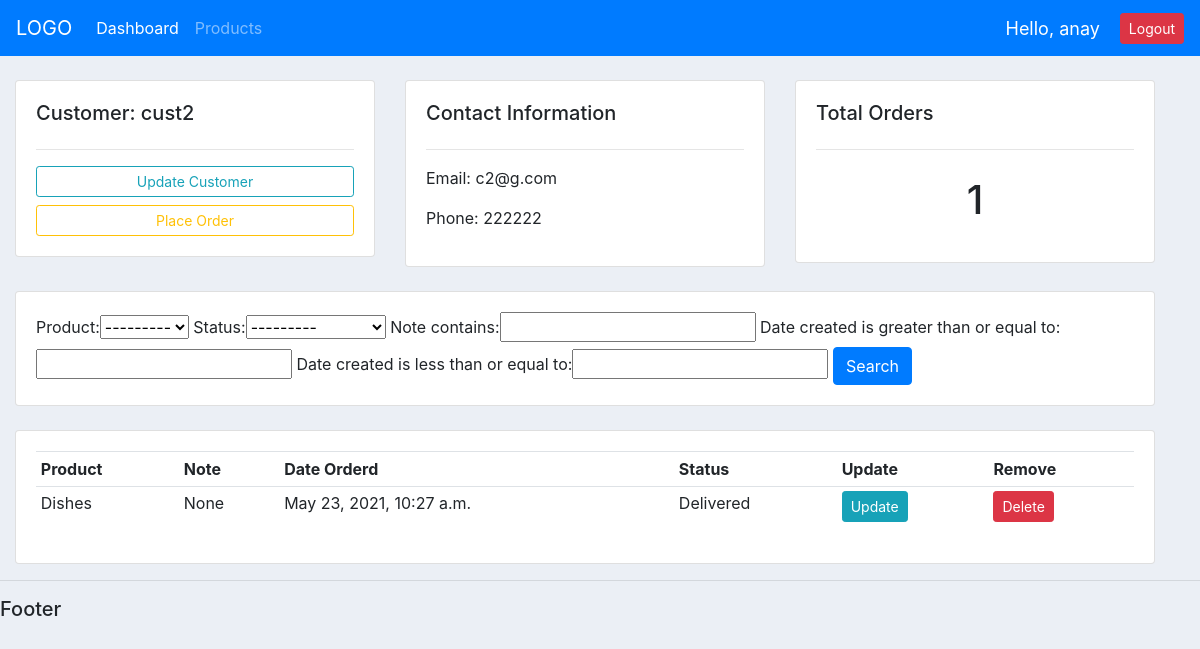
/customer/2 (signed in), run on the app's committed database.
### accounts/models.py (models this page shows, shortened)
class Customer(models.Model):
    user = models.OneToOneField(User, null=True, on_delete=models.CASCADE)
    name = models.CharField(max_length=200, null=True)
    phone= models.CharField(max_length=200, null=True)
    email= models.CharField(max_length=200, null=True)
    date_created = models.DateTimeField(auto_now_add=True, null=True)

class Order(models.Model):
    STATUS = (
			('Pending', 'Pending'),
			('Out for delivery', 'Out for delivery'),
			('Delivered', 'Delivered'),
			)
    customer = models.ForeignKey(Customer, null=True, on_delete=models.SET_NULL)
    product = models.ForeignKey(Product, null=True, on_delete=models.SET_NULL)
    date_created = models.DateTimeField(auto_now_add=True, null=True)
    status = models.CharField(max_length=200 , null=True, choices=STATUS)
    note = models.CharField(max_length=200 , null=True)

class Product(models.Model):
    CATEGORY = (
			('Indoor', 'Indoor'),
			('Out Door', 'Out Door'),
			)
    name = models.CharField(max_length=200, null=True)
    price= models.FloatField(null=True)
    category = models.CharField(max_length=200, null=True, choices=CATEGORY)
    description = models.CharField(max_length=500, null=True, blank=True)
    date_created = models.DateTimeField(auto_now_add=True, null=True)
    tags = models.ManyToManyField(Tag)
    def __str__(self):
        return self.name

### accounts/decorators.py (the view)
        def wrapper_func(request, *args, **kwargs):
            group = None
            if request.user.groups.exists():
                group = request.user.groups.all()[0].name
            if group in allowed_roles:
                return view_fumc(request, *args, **kwargs)
            else:
                return HttpResponse("Not Authorized!")

### accounts/views.py (called while the page is built)
@login_required(login_url='login')
@allowed_users(allowed_roles=['admin'])
def customer(request, pk_test):
    customer = Customer.objects.get(id=pk_test)
    orders = customer.order_set.all()
    order_count = customer.order_set.all().count()
    myFilter = OrderFilter(request.GET, queryset=orders)
    orders = myFilter.qs
    context = {'customer': customer, 'orders': orders, 'order_count':order_count, 'myFilter': myFilter}
    return render(request, 'accounts/customer.html', context)

### accounts/templates/accounts/customer.html
{% extends 'accounts/main.html'%} {% block content %}
<br />
<div class="row container-fluid">
  <div class="col-md">
    <div class="card card-body">
      <h5>Customer: {{customer.name}}</h5>
      <hr />
      <a class="btn btn-outline-info btn-sm btn-block" href=""
        >Update Customer</a
      >
      <a
        class="btn btn-outline-warning btn-sm btn-block"
        href="{%url 'create_order' customer.id %}"
        >Place Order
      </a>
    </div>
  </div>
  <div class="col-md">
    <div class="card card-body">
      <h5>Contact Information</h5>
      <hr />
      <p>Email: {{customer.email}}</p>
      <p>Phone: {{customer.phone}}</p>
    </div>
  </div>
  <div class="col-md">
    <div class="card card-body">
      <h5>Total Orders</h5>
      <hr />
      <h1 style="text-align: center; padding: 10px">{{order_count}}</h1>
    </div>
  </div>
</div>
<br />
<div class="row container-fluid">
  <div class="col">
    <div class="card card-body">
      <form method="get">
        {{myFilter.form}}
        <button class="btn btn-primary" type="submit">Search</button>
      </form>
    </div>
  </div>
</div>
<br />
<div class="row container-fluid">
  <div class="col-md">
    <div class="card card-body">
      <table class="table table-sm">
        <tr>
          <th>Product</th>
          <th>Note</th>
          <th>Date Orderd</th>
          <th>Status</th>
          <th>Update</th>
          <th>Remove</th>
        </tr>
        {% for order in orders %}
        <tr>
          <td>{{order.product}}</td>
          <td>{{order.note}}</td>
          <td>{{order.date_created}}</td>
          <td>{{order.status}}</td>
          <td>
            <a
              class="btn btn-sm btn-info"
              aria-pressed="true"
              href="{% url 'update_order' order.id %}"
              >Update</a
            >
          </td>
          <td>
            <a
              class="btn btn-sm btn-danger"
              aria-pressed="true"
              href="{% url 'delete_order' order.id %}"
              >Delete</a
            >
          </td>
        </tr>
        {% endfor %}
      </table>
    </div>
  </div>
</div>
{% endblock %}

### accounts/templates/accounts/navbar.html (shortened to what this page needs)
<nav class="navbar navbar-expand-lg navbar-dark bg-primary">
  <a class="navbar-brand" href="{% url 'home' %}">LOGO</a>
  <div class="collapse navbar-collapse" id="navbarNavAltMarkup">
    <div class="navbar-nav">
      {% if request.user.is_staff %}
      <a class="nav-item nav-link active" href="{% url 'home' %}">Dashboard</a> </a>
      <a class="nav-item nav-link" href="{% url 'products' %}">Products</a>
      {%endif%}
    </div>
  </div>
  <span id="hello-msg">Hello, {{request.user}}</span>
  <span><a href="{% url 'logout' %}" class="btn btn-sm btn-danger">Logout</a></span>
</nav>

### static/css/main.css (style rules this page uses)
body { background-color: #ebeff5; }

### accounts/templates/accounts/navbar.html (style rules this page uses)
#hello-msg { color: #fff; font-size: 18px; margin-right: 20px; }

### data on the page
Customer: name "cust2", email "c2@g.com", phone "222222"
Order: product "Dishes", note "None", date_created "May 23, 2021, 10:27 a.m.", status "Delivered"

### other printed values
{{ request.user }} "anay"
{{ order_count }} "1"
